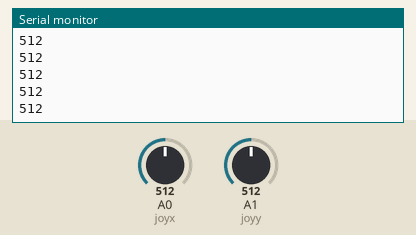
Simulated run of this sketch. Board: Arduino Uno, built with avr-gcc and run on an emulated ATmega328P. Parts: the last lines printed to the serial monitor. Inputs (shaded band) come from the test bench; at power-on: A0 (joyx) = 512, A1 (joyy) = 512.

Above: at 1.2 s.
1.3 s: A0 (joyx) set to 490
At 2.3 s:
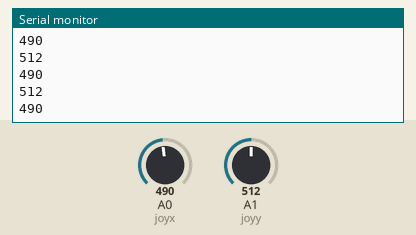
2.8 s: A1 (joyy) set to 716
At 3.8 s:
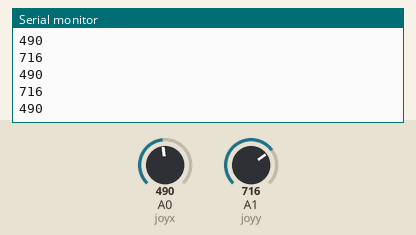
4.3 s: A0 (joyx) set to 510
At 5.4 s:
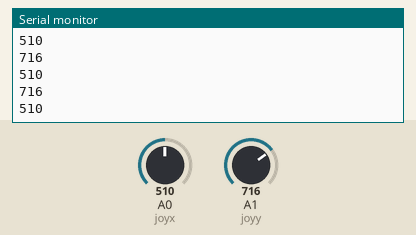
5.8 s: A1 (joyy) set to 900
At 6.9 s:
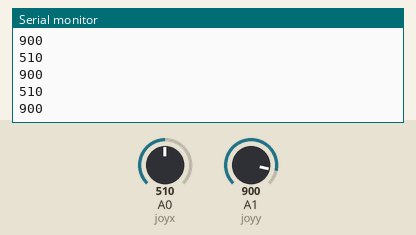
Timing chart, 0 to 8.3 s (numbered marks = the images above; inputs shaded):
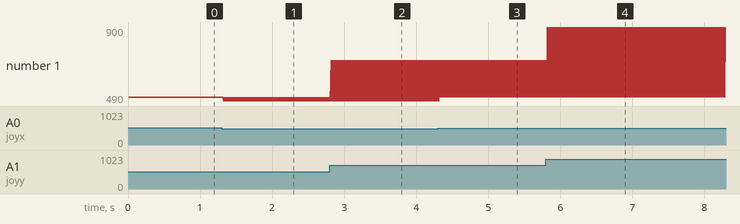

Measured:
- after the input at 1.3 s, the serial monitor: prints a new line at once (image 1)
- after the input at 2.8 s, the serial monitor: prints a new line at once (image 2)
- after the input at 4.3 s, the serial monitor: prints a new line at once (image 3)
- after the input at 5.8 s, the serial monitor: prints a new line at once (image 4)
- plotted number 1: 512 → 716 after the input at 2.8 s, 716 → 510 after the input at 4.3 s, 510 → 900 after the input at 5.8 s

The sketch:

Radio_sender.ino
```cpp
#include <RCSwitch.h>

#define joyx A0
#define joyy A1

RCSwitch myswi=RCSwitch();
void setup() {
 myswi.enableTransmit(10);
 Serial.begin(9600);
}
boolean b=true;

void loop() {
  int x=analogRead(joyx);
  delay(10);
  Serial.println(x);
  int y=analogRead(joyy);
  delay(10);
  Serial.println(y);

if (b==true) {
  if(x>1000 && y<510){
    myswi.send("001"); //1 to forwrd
    }
  else if(x<10 && y<510){
    myswi.send("010"); //2 for backword
    }
  else if(y>1000 && x>500){
    myswi.send("011");  //3 for right
  }
  else if(x>500 && y<10){
    myswi.send("100"); // 4 for left
    }
  }

else{
  myswi.send("000");
    }
}
```
